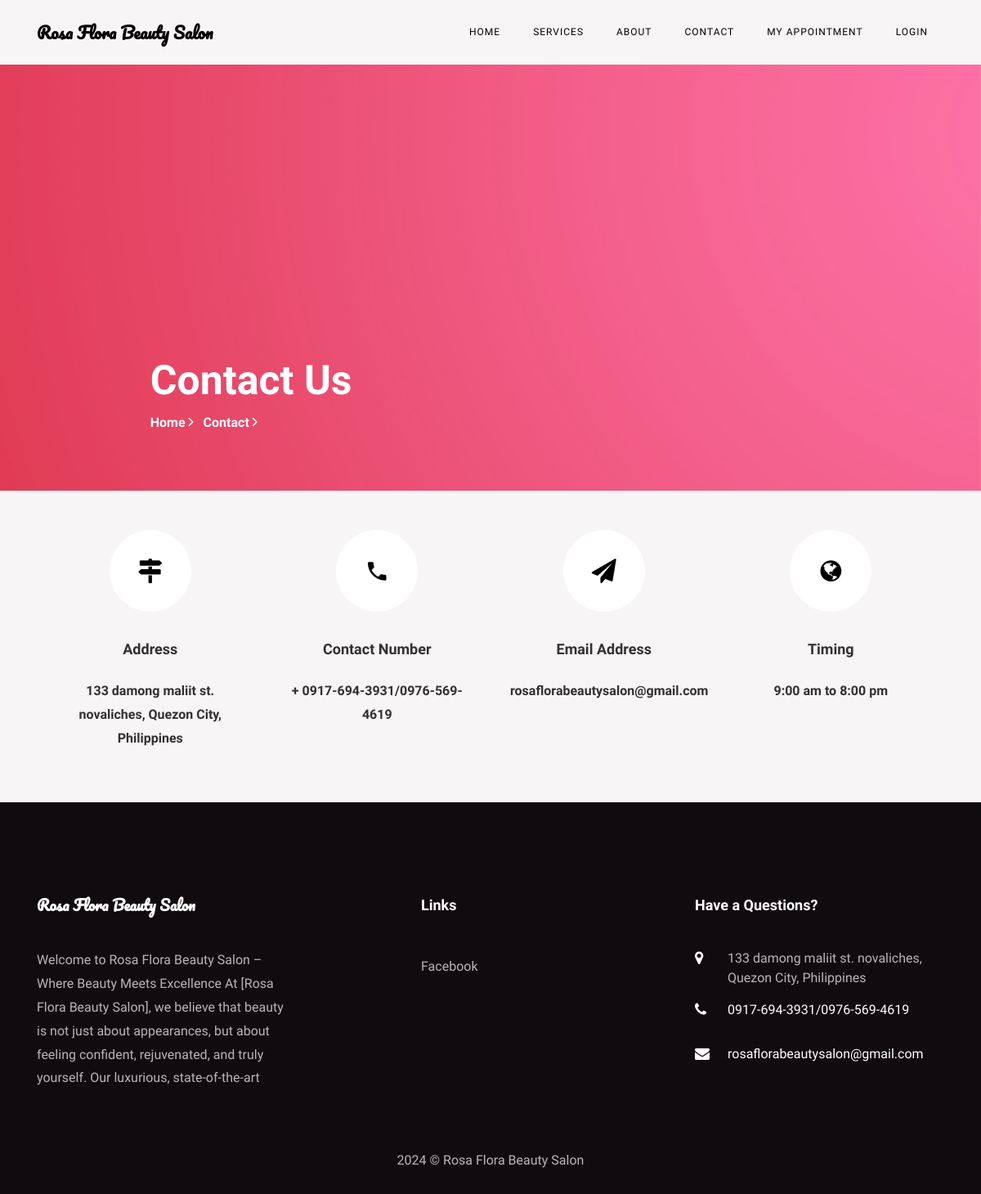
The app's page /bpms/contact.php with its own data.
### tables this page shows
CREATE TABLE `tblpage` (
  `ID` int(10) NOT NULL,
  `PageType` varchar(200) DEFAULT NULL,
  `PageTitle` mediumtext DEFAULT NULL,
  `PageDescription` mediumtext DEFAULT NULL,
  `Email` varchar(200) DEFAULT NULL,
  `MobileNumber` varchar(30) DEFAULT NULL,
  `UpdationDate` date DEFAULT NULL,
  `Timing` varchar(200) NOT NULL
);

### bpms/contact.php (the view, shortened to what this page needs)
<!DOCTYPE html>
<html lang="en">
  <head>
    <link rel="stylesheet" href="css/open-iconic-bootstrap.min.css">
    <link rel="stylesheet" href="css/animate.css">
    <link rel="stylesheet" href="css/owl.carousel.min.css">
    <link rel="stylesheet" href="css/owl.theme.default.min.css">
    <link rel="stylesheet" href="css/magnific-popup.css">
    <link rel="stylesheet" href="css/aos.css">
    <link rel="stylesheet" href="css/ionicons.min.css">
    <link rel="stylesheet" href="css/bootstrap-datepicker.css">
    <link rel="stylesheet" href="css/jquery.timepicker.css">
    <link rel="stylesheet" href="css/flaticon.css">
    <link rel="stylesheet" href="css/icomoon.css">
    <link rel="stylesheet" href="css/style.css">
  </head>
  <body>
    <?php include_once('includes/header.php');?>
    <section class="hero-wrap hero-wrap-2" style="background-image: url('images/bg.png');" data-stellar-background-ratio="0.5">
      <div class="overlay"></div>
      <div class="container">
        <div class="row no-gutters slider-text js-fullheight align-items-end justify-content-center">
          <div class="col-md-9 ftco-animate pb-5">
            <h2 class="mb-0 bread" style="color: white;">Contact Us</h2>
            <p class="breadcrumbs"><span class="mr-2"><a href="index.php" style="color: white;">Home <i class="ion-ios-arrow-forward" style="color: white;"></i></a></span> <span style="color: white;">Contact <i class="ion-ios-arrow-forward" style="color: white;"></i></span></p>
          </div>
        </div>
      </div>
    </section>
    <section class="contact-section bg-light">
      <div class="container">
        <div class="row no-gutters d-flex contact-info">
          <?php
          $ret=mysqli_query($con,"select * from tblpage where PageType='contactus' ");
          while ($row=mysqli_fetch_array($ret)) {
          ?>
          <div class="col-md-3 d-flex">
            <div class="align-self-stretch box p-4 py-md-5 text-center">
              <div class="icon d-flex align-items-center justify-content-center">
                <span class="icon-map-signs"></span>
              </div>
              <h3 class="mb-4">Address</h3>
              <p><?php  echo $row['PageDescription'];?></p>
            </div>
          </div>
          <div class="col-md-3 d-flex">
            <div class="align-self-stretch box p-4 py-md-5 text-center">
              <div class="icon d-flex align-items-center justify-content-center">
                <span class="icon-phone2"></span>
              </div>
              <h3 class="mb-4">Contact Number</h3>
              <p><a href="tel://1234567920">+ <?php  echo $row['MobileNumber'];?></a></p>
            </div>
          </div>
          <div class="col-md-3 d-flex">
            <div class="align-self-stretch box p-4 py-md-5 text-center">
              <div class="icon d-flex align-items-center justify-content-center">
                <span class="icon-paper-plane"></span>
              </div>
              <h3 class="mb-4">Email Address</h3>
              <p><a href="mailto:info@yoursite.com"><?php  echo $row['Email'];?></a></p>
            </div>
          </div>
          <div class="col-md-3 d-flex">
            <div class="align-self-stretch box p-4 py-md-5 text-center">
              <div class="icon d-flex align-items-center justify-content-center">
                <span class="icon-globe"></span>
              </div>
              <h3 class="mb-4">Timing</h3>
              <p><?php  echo $row['Timing'];?></p>
            </div>
          </div>
          <?php } ?>
        </div>
  </div>
    </section>
    <?php include_once('includes/footer.php');?>
  </body>
</html>

### bpms/includes/footer.php (shortened to what this page needs)
<?php
include('includes/dbconnection.php');
?>
 <footer class="ftco-footer ftco-section" style="padding-bottom: 10px;">
      <div class="container">
        <div class="row mb-5">
          <div class="col-md">
            <div class="ftco-footer-widget mb-4">
              <h2 class="ftco-heading-2 logo">Rosa Flora Beauty Salon</h2>
              <?php
$ret=mysqli_query($con,"select * from tblpage where PageType='aboutus' ");
while ($row=mysqli_fetch_array($ret)) {
?>
              <p><?php  echo substr($row['PageDescription'],0,250);?> <a href="about.php"></a></p><?php } ?>
            </div>
          </div>
          <div class="col-md" style="padding-left: 150px">
             <div class="ftco-footer-widget mb-4">
              <h2 class="ftco-heading-2">Links</h2>
              <ul class="list-unstyled">
              <li><a href="https://www.facebook.com/rosaflorabeautysalon" class="py-2 d-block" target="_blank">Facebook</a></li>
              </ul>
            </div>
          </div>
          <div class="col-md">
            <div class="ftco-footer-widget mb-4">
            	<h2 class="ftco-heading-2">Have a Questions?</h2>
            	<div class="block-23 mb-3">
                <?php
$ret=mysqli_query($con,"select * from tblpage where PageType='contactus' ");
while ($row=mysqli_fetch_array($ret)) {
?>
	              <ul>
	                <li><span class="icon icon-map-marker"></span><span class="text"><?php  echo $row['PageDescription'];?></span></li>
	                <li><a href="#"><span class="icon icon-phone"></span><span class="text"><?php  echo $row['MobileNumber'];?></span></a></li>
	                <li><a href="#"><span class="icon icon-envelope"></span><span class="text"><?php  echo $row['Email'];?></span></a></li>
	              </ul>
	            </div>
               <?php } ?>
            </div>
          </div>
        </div>
        <div class="row">
          <div class="col-md-12 text-center">
            <p>
  2024 &copy; Rosa Flora Beauty Salon  </p>
          </div>
        </div>
      </div>
    </footer>

### bpms/css/icomoon.css (style rules this page uses)
[class^="icon-"], [class*=" icon-"] { font-family: 'icomoon' !important; speak: none; font-style: normal; font-weight: normal; font-variant: normal; text-transform: none; line-height: 1; -webkit-font-smoothing: antialiased; -moz-osx-font-smoothing: grayscale; }
.icon-map-marker:before { content: "\f041"; }
.icon-phone:before { content: "\f095"; }
.icon-globe:before { content: "\f0ac"; }
.icon-envelope:before { content: "\f0e0"; }
.icon-paper-plane:before { content: "\f1d8"; }
.icon-map-signs:before { content: "\f277"; }
.icon-phone2:before { content: "\e0cd"; }

### records on screen
tblpage: PageDescription "133 damong maliit st. novaliches, Quezon City, Philippines", MobileNumber "0917-694-3931/0976-569-4619", Email "rosaflorabeautysalon@gmail.com", Timing "9:00 am to 8:00 pm"
tblpage: PageDescription "Welcome to Rosa Flora Beauty Salon – Where Beauty Meets Excellence At [Rosa Flora Beauty Salon], we believe that beauty is not just about appearances, but about feeling confident, rejuvenated, and truly yourself. Our luxurious, state-of-the-art"
